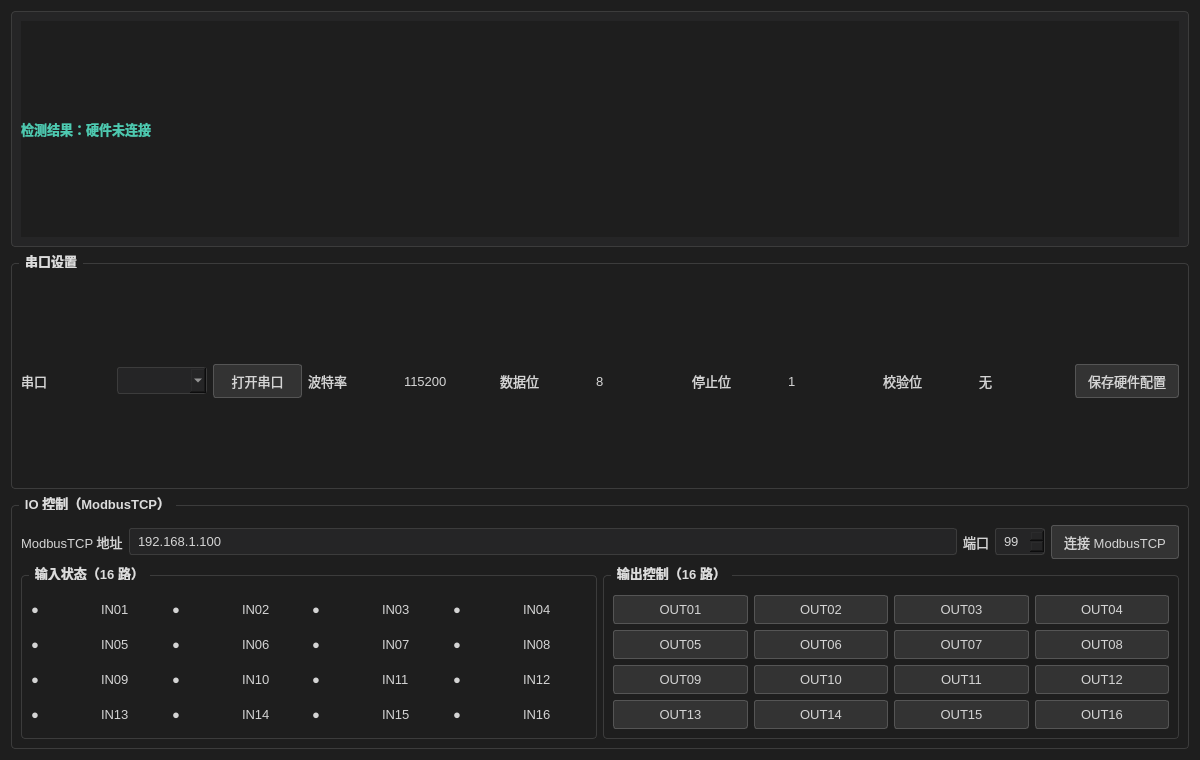
<?xml version="1.0" encoding="UTF-8"?>
<ui version="4.0">
 <class>HardwareConfigPage</class>
 <widget class="QWidget" name="HardwareConfigPage">
  <property name="geometry"><rect><x>0</x><y>0</y><width>1200</width><height>760</height></rect></property>
  <property name="styleSheet">
   <string notr="true">QWidget { background-color: #1e1e1e; color: #d4d4d4; font-family: "Microsoft YaHei", "Segoe UI"; font-size: 13px; }
QFrame#pageHeader { background-color: #252526; border: 1px solid #3c3c3c; border-radius: 4px; }
QLabel#pageResult { color: #4ec9b0; font-weight: 600; }
QLabel#pageTip { color: #9d9d9d; font-size: 12px; }
QGroupBox { border: 1px solid #3c3c3c; border-radius: 4px; margin-top: 10px; padding-top: 10px; font-weight: 600; }
QGroupBox::title { subcontrol-origin: margin; left: 8px; padding: 0 4px; color: #dcdcdc; }
QPushButton { background-color: #333333; border: 1px solid #555555; border-radius: 3px; padding: 6px 12px; color: #d4d4d4; }
QPushButton:hover { background-color: #3c3c3c; }
QPushButton:checked { background-color: #0e639c; border-color: #007acc; color: #ffffff; }
QComboBox, QLineEdit, QSpinBox { background-color: #252526; border: 1px solid #3c3c3c; border-radius: 3px; padding: 4px 6px; }
QLabel#inIndicator01, QLabel#inIndicator02, QLabel#inIndicator03, QLabel#inIndicator04, QLabel#inIndicator05, QLabel#inIndicator06, QLabel#inIndicator07, QLabel#inIndicator08, QLabel#inIndicator09, QLabel#inIndicator10, QLabel#inIndicator11, QLabel#inIndicator12, QLabel#inIndicator13, QLabel#inIndicator14, QLabel#inIndicator15, QLabel#inIndicator16 { color: #4ec9b0; font-size: 18px; }</string>
  </property>
  <layout class="QVBoxLayout" name="verticalLayout">
   <item>
    <widget class="QFrame" name="pageHeader">
     <layout class="QHBoxLayout" name="headerLayout">
      <item><widget class="QLabel" name="pageResult"><property name="text"><string>检测结果：硬件未连接</string></property></widget></item>
     </layout>
    </widget>
   </item>
   <item>
    <widget class="QGroupBox" name="serialGroup">
     <property name="title"><string>串口设置</string></property>
     <layout class="QHBoxLayout" name="serialLayout">
      <item><widget class="QLabel" name="portLabel"><property name="text"><string>串口</string></property></widget></item>
      <item><widget class="QComboBox" name="portCombo"/></item>
      <item><widget class="QPushButton" name="serialButton"><property name="text"><string>打开串口</string></property><property name="checkable"><bool>true</bool></property></widget></item>
      <item><widget class="QLabel" name="baudLabel"><property name="text"><string>波特率</string></property></widget></item>
      <item><widget class="QLabel" name="baudValue"><property name="text"><string>115200</string></property></widget></item>
      <item><widget class="QLabel" name="dataBitsLabel"><property name="text"><string>数据位</string></property></widget></item>
      <item><widget class="QLabel" name="dataBitsValue"><property name="text"><string>8</string></property></widget></item>
      <item><widget class="QLabel" name="stopBitsLabel"><property name="text"><string>停止位</string></property></widget></item>
      <item><widget class="QLabel" name="stopBitsValue"><property name="text"><string>1</string></property></widget></item>
      <item><widget class="QLabel" name="parityLabel"><property name="text"><string>校验位</string></property></widget></item>
      <item><widget class="QLabel" name="parityValue"><property name="text"><string>无</string></property></widget></item>
      <item><widget class="QPushButton" name="saveHardwareButton"><property name="text"><string>保存硬件配置</string></property></widget></item>
     </layout>
    </widget>
   </item>
   <item>
    <widget class="QGroupBox" name="ioGroup">
     <property name="title"><string>IO 控制（ModbusTCP）</string></property>
     <layout class="QVBoxLayout" name="ioLayout">
      <item>
       <layout class="QHBoxLayout" name="modbusRow">
        <item><widget class="QLabel" name="modbusIpLabel"><property name="text"><string>ModbusTCP 地址</string></property></widget></item>
        <item><widget class="QLineEdit" name="ipEdit"><property name="text"><string>192.168.1.100</string></property></widget></item>
        <item><widget class="QLabel" name="modbusPortLabel"><property name="text"><string>端口</string></property></widget></item>
        <item><widget class="QSpinBox" name="portSpin"><property name="value"><number>502</number></property></widget></item>
        <item><widget class="QPushButton" name="modbusButton"><property name="text"><string>连接 ModbusTCP</string></property><property name="checkable"><bool>true</bool></property></widget></item>
       </layout>
      </item>
      <item>
       <layout class="QHBoxLayout" name="ioColumns">
        <item>
         <widget class="QGroupBox" name="inputGroup">
          <property name="title"><string>输入状态（16 路）</string></property>
          <layout class="QGridLayout" name="inputGrid">
           <item row="0" column="0"><widget class="QLabel" name="inIndicator01"><property name="text"><string>●</string></property></widget></item>
           <item row="0" column="1"><widget class="QLabel" name="inName01"><property name="text"><string>IN01</string></property></widget></item>
           <item row="0" column="2"><widget class="QLabel" name="inIndicator02"><property name="text"><string>●</string></property></widget></item>
           <item row="0" column="3"><widget class="QLabel" name="inName02"><property name="text"><string>IN02</string></property></widget></item>
           <item row="0" column="4"><widget class="QLabel" name="inIndicator03"><property name="text"><string>●</string></property></widget></item>
           <item row="0" column="5"><widget class="QLabel" name="inName03"><property name="text"><string>IN03</string></property></widget></item>
           <item row="0" column="6"><widget class="QLabel" name="inIndicator04"><property name="text"><string>●</string></property></widget></item>
           <item row="0" column="7"><widget class="QLabel" name="inName04"><property name="text"><string>IN04</string></property></widget></item>
           <item row="1" column="0"><widget class="QLabel" name="inIndicator05"><property name="text"><string>●</string></property></widget></item>
           <item row="1" column="1"><widget class="QLabel" name="inName05"><property name="text"><string>IN05</string></property></widget></item>
           <item row="1" column="2"><widget class="QLabel" name="inIndicator06"><property name="text"><string>●</string></property></widget></item>
           <item row="1" column="3"><widget class="QLabel" name="inName06"><property name="text"><string>IN06</string></property></widget></item>
           <item row="1" column="4"><widget class="QLabel" name="inIndicator07"><property name="text"><string>●</string></property></widget></item>
           <item row="1" column="5"><widget class="QLabel" name="inName07"><property name="text"><string>IN07</string></property></widget></item>
           <item row="1" column="6"><widget class="QLabel" name="inIndicator08"><property name="text"><string>●</string></property></widget></item>
           <item row="1" column="7"><widget class="QLabel" name="inName08"><property name="text"><string>IN08</string></property></widget></item>
           <item row="2" column="0"><widget class="QLabel" name="inIndicator09"><property name="text"><string>●</string></property></widget></item>
           <item row="2" column="1"><widget class="QLabel" name="inName09"><property name="text"><string>IN09</string></property></widget></item>
           <item row="2" column="2"><widget class="QLabel" name="inIndicator10"><property name="text"><string>●</string></property></widget></item>
           <item row="2" column="3"><widget class="QLabel" name="inName10"><property name="text"><string>IN10</string></property></widget></item>
           <item row="2" column="4"><widget class="QLabel" name="inIndicator11"><property name="text"><string>●</string></property></widget></item>
           <item row="2" column="5"><widget class="QLabel" name="inName11"><property name="text"><string>IN11</string></property></widget></item>
           <item row="2" column="6"><widget class="QLabel" name="inIndicator12"><property name="text"><string>●</string></property></widget></item>
           <item row="2" column="7"><widget class="QLabel" name="inName12"><property name="text"><string>IN12</string></property></widget></item>
           <item row="3" column="0"><widget class="QLabel" name="inIndicator13"><property name="text"><string>●</string></property></widget></item>
           <item row="3" column="1"><widget class="QLabel" name="inName13"><property name="text"><string>IN13</string></property></widget></item>
           <item row="3" column="2"><widget class="QLabel" name="inIndicator14"><property name="text"><string>●</string></property></widget></item>
           <item row="3" column="3"><widget class="QLabel" name="inName14"><property name="text"><string>IN14</string></property></widget></item>
           <item row="3" column="4"><widget class="QLabel" name="inIndicator15"><property name="text"><string>●</string></property></widget></item>
           <item row="3" column="5"><widget class="QLabel" name="inName15"><property name="text"><string>IN15</string></property></widget></item>
           <item row="3" column="6"><widget class="QLabel" name="inIndicator16"><property name="text"><string>●</string></property></widget></item>
           <item row="3" column="7"><widget class="QLabel" name="inName16"><property name="text"><string>IN16</string></property></widget></item>
          </layout>
         </widget>
        </item>
        <item>
         <widget class="QGroupBox" name="outputGroup">
          <property name="title"><string>输出控制（16 路）</string></property>
          <layout class="QGridLayout" name="outputGrid">
           <item row="0" column="0"><widget class="QPushButton" name="out01"><property name="text"><string>OUT01</string></property><property name="checkable"><bool>true</bool></property></widget></item>
           <item row="0" column="1"><widget class="QPushButton" name="out02"><property name="text"><string>OUT02</string></property><property name="checkable"><bool>true</bool></property></widget></item>
           <item row="0" column="2"><widget class="QPushButton" name="out03"><property name="text"><string>OUT03</string></property><property name="checkable"><bool>true</bool></property></widget></item>
           <item row="0" column="3"><widget class="QPushButton" name="out04"><property name="text"><string>OUT04</string></property><property name="checkable"><bool>true</bool></property></widget></item>
           <item row="1" column="0"><widget class="QPushButton" name="out05"><property name="text"><string>OUT05</string></property><property name="checkable"><bool>true</bool></property></widget></item>
           <item row="1" column="1"><widget class="QPushButton" name="out06"><property name="text"><string>OUT06</string></property><property name="checkable"><bool>true</bool></property></widget></item>
           <item row="1" column="2"><widget class="QPushButton" name="out07"><property name="text"><string>OUT07</string></property><property name="checkable"><bool>true</bool></property></widget></item>
           <item row="1" column="3"><widget class="QPushButton" name="out08"><property name="text"><string>OUT08</string></property><property name="checkable"><bool>true</bool></property></widget></item>
           <item row="2" column="0"><widget class="QPushButton" name="out09"><property name="text"><string>OUT09</string></property><property name="checkable"><bool>true</bool></property></widget></item>
           <item row="2" column="1"><widget class="QPushButton" name="out10"><property name="text"><string>OUT10</string></property><property name="checkable"><bool>true</bool></property></widget></item>
           <item row="2" column="2"><widget class="QPushButton" name="out11"><property name="text"><string>OUT11</string></property><property name="checkable"><bool>true</bool></property></widget></item>
           <item row="2" column="3"><widget class="QPushButton" name="out12"><property name="text"><string>OUT12</string></property><property name="checkable"><bool>true</bool></property></widget></item>
           <item row="3" column="0"><widget class="QPushButton" name="out13"><property name="text"><string>OUT13</string></property><property name="checkable"><bool>true</bool></property></widget></item>
           <item row="3" column="1"><widget class="QPushButton" name="out14"><property name="text"><string>OUT14</string></property><property name="checkable"><bool>true</bool></property></widget></item>
           <item row="3" column="2"><widget class="QPushButton" name="out15"><property name="text"><string>OUT15</string></property><property name="checkable"><bool>true</bool></property></widget></item>
           <item row="3" column="3"><widget class="QPushButton" name="out16"><property name="text"><string>OUT16</string></property><property name="checkable"><bool>true</bool></property></widget></item>
          </layout>
         </widget>
        </item>
       </layout>
      </item>
     </layout>
    </widget>
   </item>
  </layout>
 </widget>
 <resources/>
 <connections/>
</ui>
